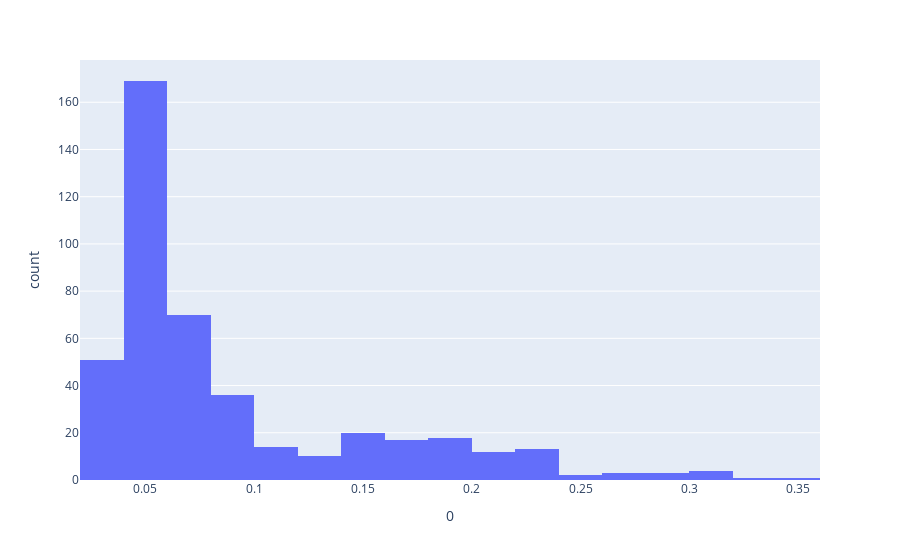

Notebook source saved alongside this figure:
### Code cell
px.histogram(pd.DataFrame(y_pred_val), x=0)

### Figure 1 — Plotly figure (JSON) as saved in the notebook; plotly's stock layout.template omitted (floating-point values rounded to 4 significant figures; data arrays with more than 128 entries replaced by an {"elided": "..."} marker saying what was removed)
{"data": [{"alignmentgroup": "True", "bingroup": "x", "hovertemplate": "0=%{x}<br>count=%{y}<extra></extra>", "legendgroup": "", "marker": {"color": "#636efa"}, "name": "", "offsetgroup": "", "orientation": "v", "showlegend": false, "type": "histogram", "x": {"elided": "444 float values"}, "xaxis": "x", "yaxis": "y"}], "layout": {"barmode": "relative", "legend": {"tracegroupgap": 0}, "margin": {"t": 60}, "xaxis": {"anchor": "y", "domain": [0, 1], "title": {"text": "0"}}, "yaxis": {"anchor": "x", "domain": [0, 1], "title": {"text": "count"}}}}
